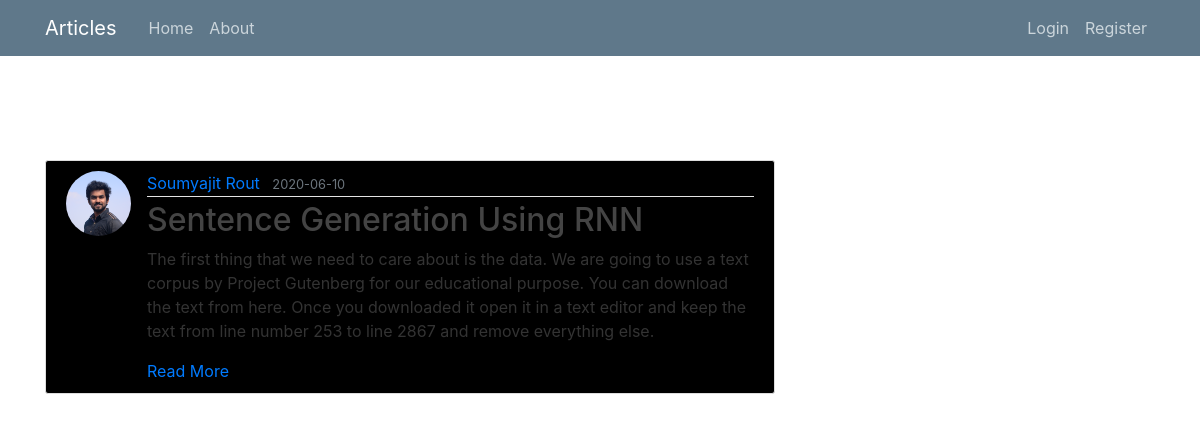
Screenshot of /post/3 with the database file from the repository.
### flaskblog/models.py (models this page shows, shortened)
class User(db.Model, UserMixin):
    id = db.Column(db.Integer, primary_key=True)
    username = db.Column(db.String(20), unique=True, nullable=False)
    email = db.Column(db.String(120), unique=True, nullable=False)
    image_file = db.Column(db.String(20), nullable=False, default='default.jpg')
    password = db.Column(db.String(60), nullable=False)
    posts = db.relationship('Post', backref='author', lazy=True)

class Post(db.Model):
    id = db.Column(db.Integer, primary_key=True)
    title = db.Column(db.String(100), nullable=False)
    date_posted = db.Column(db.DateTime, nullable=False, default=datetime.utcnow)
    content = db.Column(db.Text, nullable=False)
    link = db.Column(db.Text,nullable=False)
    user_id = db.Column(db.Integer, db.ForeignKey('user.id'), nullable=False)

### flaskblog/posts/routes.py (the view)
@posts.route("/post/<int:post_id>")
def post(post_id):
    post = Post.query.get_or_404(post_id)
    return render_template('post.html', title=post.title, post=post)

### flaskblog/templates/post.html (shortened to what this page needs)
{% extends "layout.html" %}
{% block content %}
  <article class="media content-section">
    <img class="rounded-circle article-img" src="{{ url_for('static', filename='profile_pics/' + post.author.image_file) }}">
    <div class="media-body">
      <div class="article-metadata">
        <a class="mr-2" href="{{ url_for('users.user_posts', username=post.author.username) }}">{{ post.author.username }}</a>
        <small class="text-muted">{{ post.date_posted.strftime('%Y-%m-%d') }}</small>
      </div>
      <h2 class="article-title">{{ post.title }}</h2>
      <p class="article-content">{{ post.content }}</p>
      <a href="{{ post.link }}">Read More</a>
    </div>
  </article>
{% endblock content %}

### flaskblog/static/main.css (style rules this page uses)
body { background: #ffff; color: #333333; margin-top: 10rem; }
h1, h2, h3, h4, h5, h6 { color: #000; }
.content-section { background: #000; padding: 10px 20px; border: 1px solid #dddddd; border-radius: 3px; margin-bottom: 20px; }
.article-title { color: #444444; }
.article-content { white-space: pre-line; }
.article-img { height: 65px; width: 65px; margin-right: 16px; }
.article-metadata { padding-bottom: 1px; margin-bottom: 4px; border-bottom: 1px solid #e3e3e3 }

### rows the page displays
User: image_file (picture), author.username "Soumyajit Rout"
Post: date_posted "2020-06-10", title "Sentence Generation Using RNN", content "The first thing that we need to care about is the data. We are going to use a text corpus by Project Gutenberg for our educational purpose. You can download the text from here. Once you downloaded it open it in a text editor and keep the text from line number 253 to line 2867 and remove everything else."
